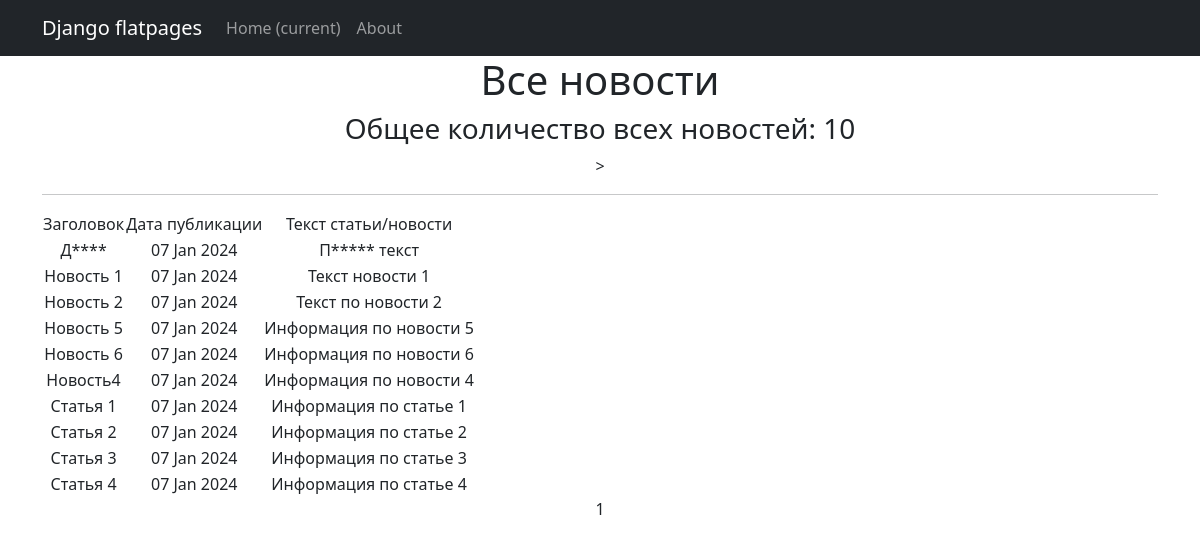
The page /posts on the database its author committed.
### news/models.py (models this page shows, shortened)
class Post(models.Model):
    article = 'AR'
    news = 'NE'
    POSITIONS = [
        (article, 'Статья'),
        (news, 'Новости')
    ]
    post_time = models.DateTimeField(auto_now_add=True)
    title = models.CharField(max_length=255)
    text = models.TextField()
    post_type = models.CharField(max_length=2, choices=POSITIONS, default=news)
    rating = models.IntegerField(default=0)
    author = models.ForeignKey(Author, on_delete=models.CASCADE)
    category = models.ManyToManyField(Category, through='PostCategory')

### news/views.py (the view)
# urls.py: path('posts', PostsList.as_view(), name='posts_list'),
class PostsList(ListView):
    model = Post
    ordering = 'title'
    template_name = 'posts.html'
    context_object_name = 'posts'
    paginate_by = 10
    def get_context_data(self, **kwargs):
        context = super().get_context_data(**kwargs)
        context['time_now'] = datetime.utcnow()
        context['next_sale'] = None
        return context

### news/templatetags/custom_filters.py (called while the page is built)
@register.filter()
def censor(text):
    bad_words = ['дурак', 'плохой']
    text_list = text.split()
    censored_text_list = []
    for word in text_list:
        clean_word = ''.join(c for c in word if c not in string.punctuation)
        if clean_word.lower() in bad_words:
            censored_word = clean_word[0] + (len(clean_word) - 1) * '*'
            censored_text_list.append(word.replace(clean_word, censored_word))
        else:
            censored_text_list.append(word)
    return ' '.join(censored_text_list)

### templates/posts.html (shortened to what this page needs)
{% extends 'flatpages/default.html' %}
{% load custom_filters %}
{% load custom_tags %}
{% block content %}
   <h1>Все новости</h1>
   <h3> Общее количество всех новостей: {{posts|length}}</h3>>
   <hr>
   {% if posts%}
      <table>
          <tr>
              <td> Заголовок</td>
              <td> Дата публикации</td>
              <td> Текст статьи/новости</td>
          </tr>
          {% for post in posts %}
          <tr>
              <td>{{ post.title|censor }}</td>
              <td>{{ time_now|date:'d M Y' }}</td>
              <td>{{ post.text|censor|truncatewords:20 }}</td>
          </tr>
          {% endfor %}
      </table>
   {% else %}
       <h2>Новостей нет!</h2>
   {% endif %}
   {{ page_obj.number }}
{% endblock content %}

### templates/flatpages/default.html (shortened to what this page needs)
<!DOCTYPE html>
<html lang="en">
    <head>
        {% load static %}
        <link href="{% static 'css/styles.css' %}" rel="stylesheet" />
    </head>
    <body>
        <nav class="navbar navbar-expand-lg navbar-dark bg-dark static-top">
            <div class="container">
                <a class="navbar-brand" href="#">Django flatpages</a>
                <div class="collapse navbar-collapse" id="navbarResponsive">
                    <ul class="navbar-nav ml-auto">
                        <li class="nav-item active">
                            <a class="nav-link" href="#">Home
                                <span class="sr-only">(current)</span>
                            </a>
                        </li>
                        <li class="nav-item">
                            <a class="nav-link" href="/about/">About</a>
                        </li>
                    </ul>
                </div>
            </div>
        </nav>
        <div class="container">
            <div class="row">
                <div class="col-lg-12 text-center">
                    {% block content %}
                    {% endblock content %}
                </div>
            </div>
        </div>
    </body>
</html>

### rows shown on the page
Post: title|censor "Д****", time_now "07 Jan 2024", text|censor "П***** текст"
Post: title|censor "Новость 1", time_now "07 Jan 2024", text|censor "Текст новости 1"
Post: title|censor "Новость 2", time_now "07 Jan 2024", text|censor "Текст по новости 2"
Post: title|censor "Новость 5", post_time "07 Jan 2024", text|censor "Информация по новости 5"
Post: title|censor "Новость 6", post_time "07 Jan 2024", text|censor "Информация по новости 6"
Post: title|censor "Новость4", post_time "07 Jan 2024", text|censor "Информация по новости 4"
Post: title|censor "Статья 1", time_now "07 Jan 2024", text|censor "Информация по статье 1"
Post: title|censor "Статья 2", time_now "07 Jan 2024", text|censor "Информация по статье 2"
Post: title|censor "Статья 3", time_now "07 Jan 2024", text|censor "Информация по статье 3"
Post: title|censor "Статья 4", post_time "07 Jan 2024", text|censor "Информация по статье 4"

### other values the page prints
{{ posts|length }} "10"
{{ page_obj.number }} "1"
